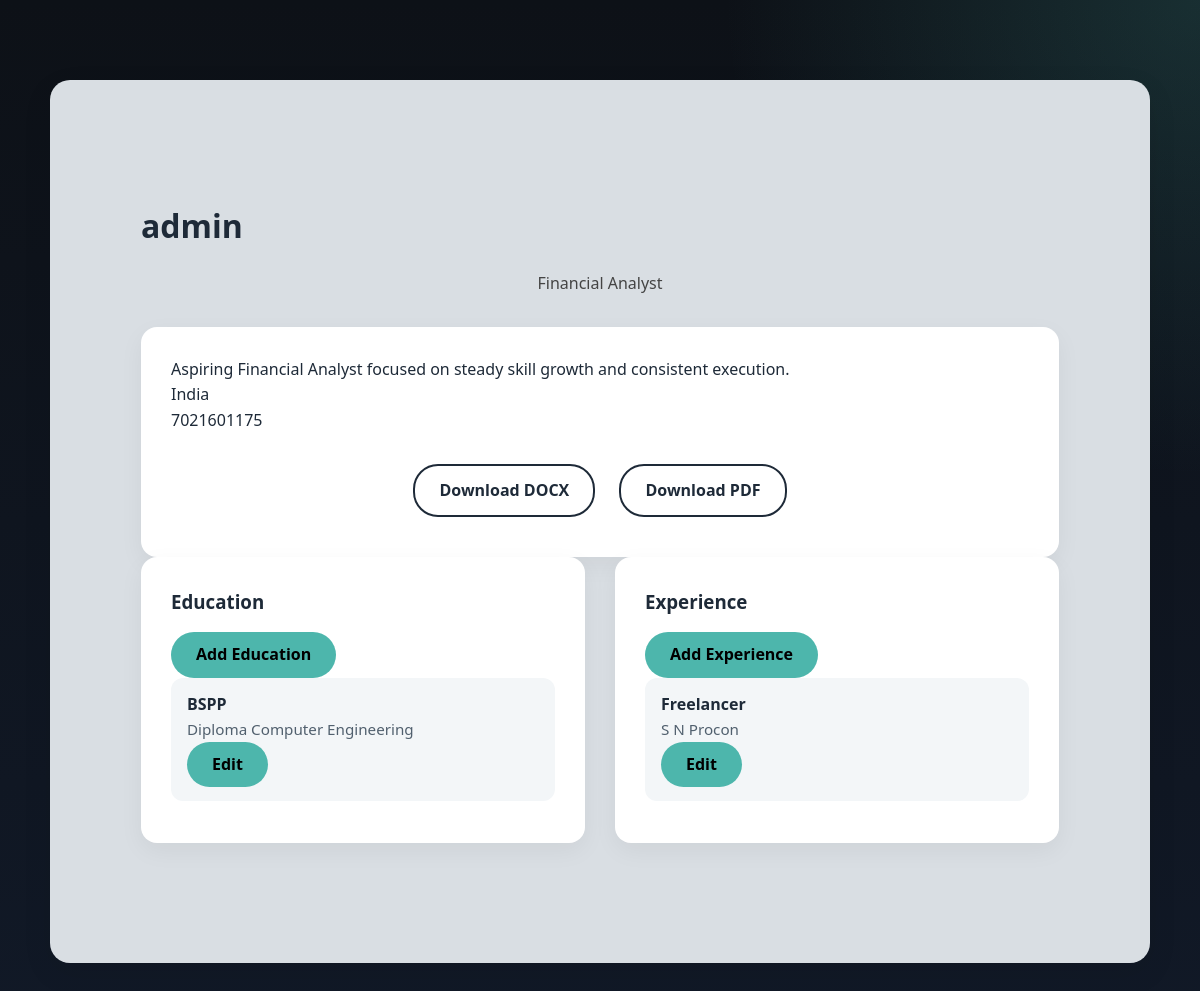
The app's page /builder/resume/preview/ (signed in) with its own data.
### builder/models.py (models this page shows)
class ResumeProfile(models.Model):
    user = models.OneToOneField(User, on_delete=models.CASCADE, related_name="resume_profile")
    headline = models.CharField(max_length=160, blank=True)
    summary = models.TextField(blank=True)
    location = models.CharField(max_length=120, blank=True)
    phone = models.CharField(max_length=30, blank=True)
    linkedin_url = models.URLField(blank=True)
    github_url = models.URLField(blank=True)
    portfolio_url = models.URLField(blank=True)
    updated_at = models.DateTimeField(auto_now=True)

class ResumeEducation(models.Model):
    resume_profile = models.ForeignKey(
        ResumeProfile, on_delete=models.CASCADE, related_name="education_items"
    )
    institution = models.CharField(max_length=160)
    degree = models.CharField(max_length=160)
    start_year = models.PositiveIntegerField()
    end_year = models.PositiveIntegerField(blank=True, null=True)
    description = models.TextField(blank=True)
    class Meta:
        ordering = ["-start_year", "-id"]

class ResumeExperience(models.Model):
    resume_profile = models.ForeignKey(
        ResumeProfile, on_delete=models.CASCADE, related_name="experience_items"
    )
    title = models.CharField(max_length=160)
    organization = models.CharField(max_length=160)
    start_date = models.DateField()
    end_date = models.DateField(blank=True, null=True)
    description = models.TextField(blank=True)
    class Meta:
        ordering = ["-start_date", "-id"]

### builder/views.py (the view)
# urls.py: path("resume/preview/", views.resume_preview, name="resume_preview"),
@login_required
def resume_preview(request):
    profile = get_or_create_resume_profile(request.user)
    return render(request, "builder/resume_preview.html", {"profile": profile})

### builder/services.py (called while the page is built)
def get_or_create_resume_profile(user):
    latest_result = user.assessment_results.first()
    defaults = {
        "headline": latest_result.career_name if latest_result else "",
        "summary": (
            f"Aspiring {latest_result.career_name} focused on steady skill growth and consistent execution."
            if latest_result
            else ""
        ),
        "portfolio_url": "",
    }
    profile, _ = ResumeProfile.objects.get_or_create(user=user, defaults=defaults)
    return profile

### builder/templates/builder/resume_preview.html (shortened to what this page needs)
{% extends "website/base.html" %}
{% block content %}
<section class="section-box section-zoom">
  <div class="container">
    <h2>{{ request.user.get_full_name|default:request.user.username }}</h2>
    <p class="section-intro">{{ profile.headline }}</p>
    <div class="profile-summary">
      <p>{{ profile.summary }}</p>
      <p>{{ profile.location }}</p>
      <p>{{ profile.phone }}</p>
      <div class="form-actions">
        <a class="btn-bordered" href="{% url 'resume_download_docx' %}">Download DOCX</a>
        <a class="btn-bordered" href="{% url 'resume_download_pdf' %}">Download PDF</a>
      </div>
    </div>
    <div class="profile-results-grid">
      <div class="profile-summary">
        <h3>Education</h3>
        <a class="btn" href="{% url 'education_add' %}">Add Education</a>
        <ul class="history-list">
          {% for item in profile.education_items.all %}
            <li>
              <strong>{{ item.institution }}</strong>
              <span>{{ item.degree }}</span>
              <a class="btn" href="{% url 'education_edit' item.pk %}">Edit</a>
            </li>
          {% empty %}
            <li><span>No education items yet.</span></li>
          {% endfor %}
        </ul>
      </div>
      <div class="profile-summary">
        <h3>Experience</h3>
        <a class="btn" href="{% url 'experience_add' %}">Add Experience</a>
        <ul class="history-list">
          {% for item in profile.experience_items.all %}
            <li>
              <strong>{{ item.title }}</strong>
              <span>{{ item.organization }}</span>
              <a class="btn" href="{% url 'experience_edit' item.pk %}">Edit</a>
            </li>
          {% empty %}
            <li><span>No experience items yet.</span></li>
          {% endfor %}
        </ul>
      </div>
    </div>
  </div>
</section>
{% endblock %}

### website/static/website/css/style.css (style rules this page uses)
:root { --primary: #1e2a38; --secondary: #f7f9fc; --accent: #4db6ac; --accent-soft: #d2f1ee; --text-dark: #1e2a38; --text-light: #ffffff; --muted: #51606e; --box-bg: #d9dee3; --box-alt-bg: #e8eef2; --surface: #ffffff; --surface-muted: #f3f6f8; }
* { margin: 0; padding: 0; box-sizing: border-box; }
html, body { overflow-x: hidden; }
body { font-family: "Segoe UI", sans-serif; background: radial-gradient(circle at top right, rgba(77, 182, 172, 0.18), transparent 30%), linear-gradient(180deg, #0d1117 0%, #111927 100%); color: var(--text-dark); line-height: 1.6; min-height: 100vh; }
a { text-decoration: none; color: inherit; }
.container { width: 90%; max-width: 1100px; margin: auto; padding: 60px 0; }
.btn { background: var(--accent); padding: 10px 25px; border: none; color: #000; border-radius: 25px; font-weight: bold; transition: 0.3s; cursor: pointer; display: inline-block; }
.section-box { background: var(--box-bg); margin: 80px auto; border-radius: 20px; box-shadow: 0 10px 30px rgba(0, 0, 0, 0.08); padding: 60px 40px; max-width: 1100px; transition: transform 0.3s ease, box-shadow 0.3s ease; }
.section-box h2 { margin-bottom: 20px; font-size: 2rem; color: var(--primary); }
.section-intro { text-align: center; margin-bottom: 30px; color: #444; }
.section-zoom { animation: sectionZoomIn 1s ease forwards; transform-origin: center; opacity: 0; }
.profile-results-grid { display: grid; grid-template-columns: repeat(auto-fit, minmax(320px, 1fr)); gap: 30px; }
.profile-card, .profile-summary, .question-card, .result-card, .feedback-form-card { background: var(--surface); border-radius: 16px; box-shadow: 0 8px 25px rgba(0, 0, 0, 0.05); }
.profile-summary { padding: 30px; flex: 1; min-width: 300px; }
.profile-summary h3 { margin-bottom: 15px; color: var(--primary); }
.history-list { list-style: none; padding: 0; margin: 0; }
.history-list li { background: var(--surface-muted); border-radius: 12px; padding: 14px 16px; margin-bottom: 12px; }
.history-list span { display: block; color: var(--muted); font-size: 0.95rem; }
.form-actions { margin-top: 20px; text-align: center; }
.btn-bordered { display: inline-block; padding: 12px 24px; font-weight: 600; font-size: 1rem; color: var(--primary); background: transparent; border: 2px solid var(--primary); border-radius: 25px; cursor: pointer; transition: all 0.3s ease; margin: 10px; text-align: center; }

### records on screen
ResumeProfile: headline "Financial Analyst", summary "Aspiring Financial Analyst focused on steady skill growth and consistent execution.", location "India", phone "7021601175"
ResumeEducation: institution "BSPP", degree "Diploma Computer Engineering"
ResumeExperience: title "Freelancer", organization "S N Procon"

### other values on screen
{{ request.user.get_full_name|default:request.user.username }} "admin"
